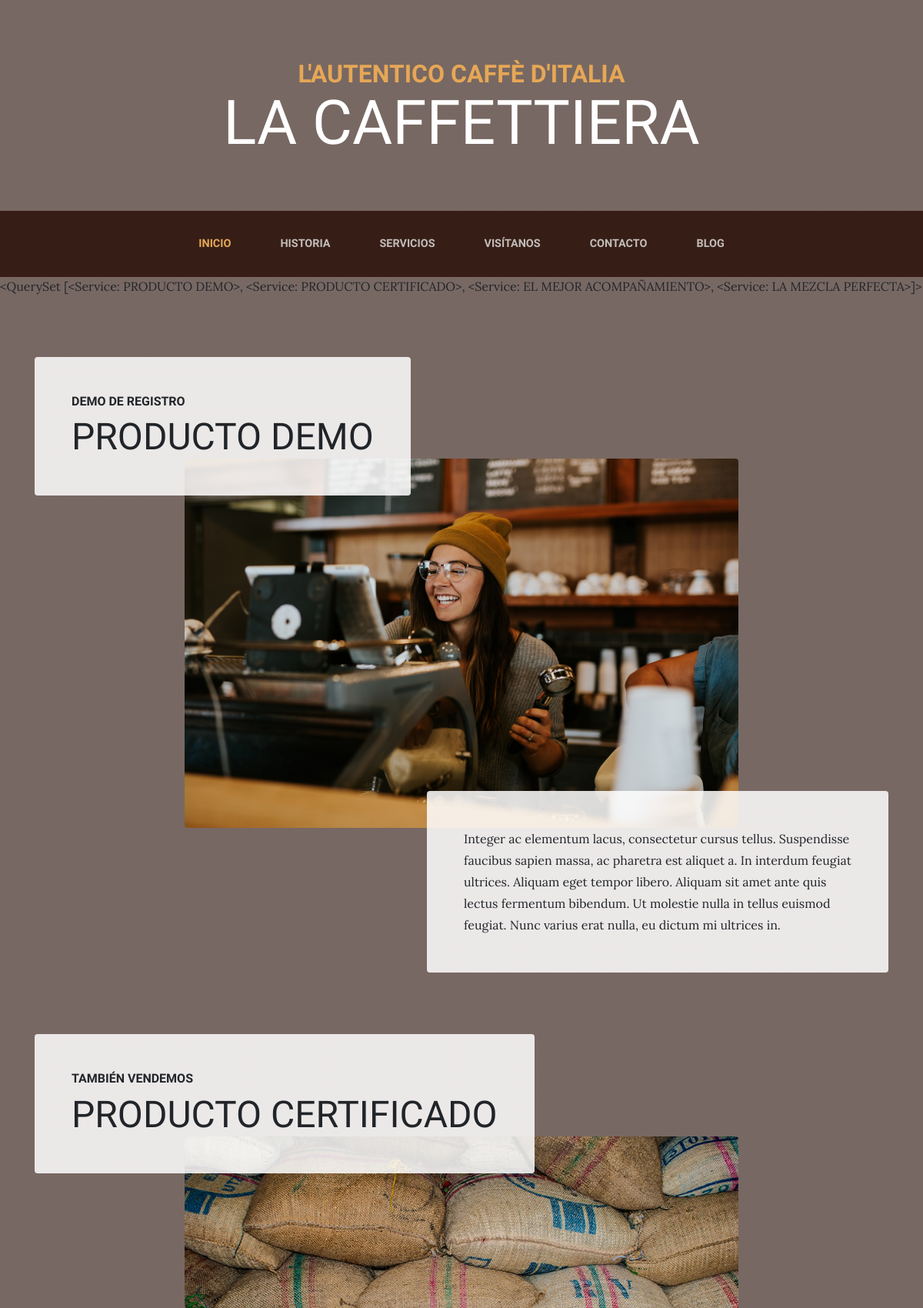
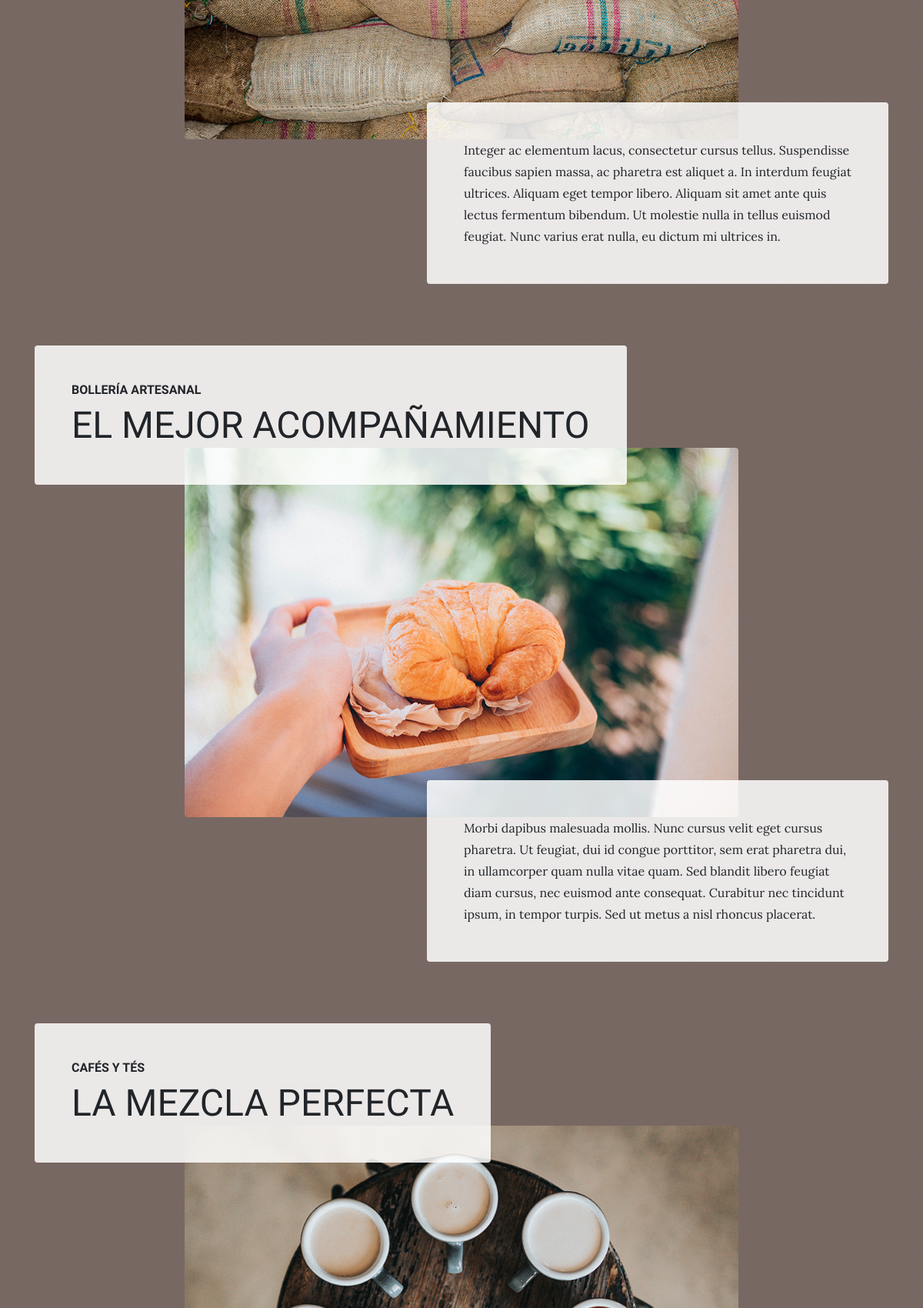
Page /services/ (upper part) on the committed database (2 pictures, top to bottom).
### services/models.py (models this page shows)
class Service(models.Model):
    title = models.CharField(max_length=200, verbose_name="Título")
    subtitle = models.CharField(max_length=200, verbose_name="Subtítulo")
    content = models.TextField(verbose_name="Contenido")
    image = models.ImageField(verbose_name="Imagen", upload_to="services")
    created = models.DateTimeField(auto_now_add=True, verbose_name="Fecha de creación")
    updated = models.DateTimeField(auto_now=True, verbose_name="Fecha de edición")
    class Meta:
        verbose_name = "servicio"
        verbose_name_plural = "servicios"
        ordering = ['-created']
    def __str__(self):
        return self.title

### services/views.py (the view)
# urls.py: path('', views.services, name='services'),
def services(request):
    services = Service.objects.all()
    return render(request, 'services/services.html', {'services': services})

### pages/templatetags/pages_extras.py (called while the page is built)
@register.simple_tag
def get_page_list():
    pages = Page.objects.all()
    return pages

### social/processors.py (called while the page is built)
def ctx_dict(request):
    ctx = {}
    links = Link.objects.all()
    for link in links:
        ctx[link.key] = link.url
    return ctx

### services/templates/services/services.html (shortened to what this page needs)
{% extends 'core/base.html' %}
{% load static %}
{% block content %}
{{ services }}
{% for service in services %}
    <section class="page-section">
      <div class="container">
        <div class="product-item">
          <div class="product-item-title d-flex">
            <div class="bg-faded p-5 d-flex mr-auto rounded">
              <h2 class="section-heading mb-0">
                <span class="section-heading-upper">{{service.subtitle}}</span>
                <span class="section-heading-lower">{{service.title}}</span>
              </h2>
            </div>
          </div>
          <img class="product-item-img mx-auto d-flex rounded img-fluid mb-3 mb-lg-0" src="{{service.image.url}}" alt="">
          <div class="product-item-description d-flex ml-auto">
            <div class="bg-faded p-5 rounded">
              <p class="mb-0">{{service.content}}</p>
            </div>
          </div>
        </div>
      </div>
    </section>
{% endfor %}
{% endblock %}

### core/templates/core/base.html (shortened to what this page needs)
<!DOCTYPE html>
<html lang="es">
  <head>
    {% load static %}
    <link href="{% static 'core/vendor/bootstrap/css/bootstrap.min.css' %}" rel="stylesheet">
    <link href="{% static 'core/vendor/font-awesome/css/font-awesome.min.css' %}" rel="stylesheet" type="text/css">
    <link href="{% static 'core/css/business-casual.css' %}" rel="stylesheet">
  </head>
  <body>
    <h1 class="site-heading text-center text-white d-none d-lg-block">
      <span class="site-heading-upper text-primary mb-3">L'autentico caffè d'italia</span>
      <span class="site-heading-lower">La Caffettiera</span>
    </h1>
    <nav class="navbar navbar-expand-lg navbar-dark py-lg-4" id="mainNav">
      <div class="container">
        <div class="collapse navbar-collapse" id="navbarResponsive">
          <ul class="navbar-nav mx-auto">
            <li class="nav-item active px-lg-4">
              <a class="nav-link text-uppercase text-expanded" href="{% url 'home' %}">Inicio</a>
            </li>
            <li class="nav-item px-lg-4">
              <a class="nav-link text-uppercase text-expanded" href="{% url 'about' %}">Historia</a>
            </li>
            <li class="nav-item px-lg-4">
              <a class="nav-link text-uppercase text-expanded" href="{% url 'services' %}">Servicios</a>
            </li>
            <li class="nav-item px-lg-4">
              <a class="nav-link text-uppercase text-expanded" href="{% url 'store' %}">Visítanos</a>
            </li>
            <li class="nav-item px-lg-4">
              <a class="nav-link text-uppercase text-expanded" href="{% url 'contact' %}">Contacto</a>
            </li>
            <li class="nav-item px-lg-4">
              <a class="nav-link text-uppercase text-expanded" href="{% url 'blog' %}">Blog</a>
            </li>
          </ul>
        </div>
      </div>
    </nav>
    {% block content %} {% endblock %}
        {% load pages_extras %}
        {% get_page_list as page_list %}
  </body>
</html>

### core/static/core/css/business-casual.css (style rules this page uses)
body { font-family: 'Lora'; background: linear-gradient(rgba(47, 23, 15, 0.65), rgba(47, 23, 15, 0.65)), url("../img/bg.jpg"); background-attachment: fixed; background-position: center; background-size: cover; }
h1, h2, h3, h4, h5, h6 { font-family: 'Raleway'; }
p { line-height: 1.75; }
.site-heading { margin-top: 5rem; margin-bottom: 5rem; text-transform: uppercase; line-height: 1; font-family: 'Raleway'; }
.site-heading .site-heading-upper { display: block; font-size: 2rem; font-weight: 800; }
.site-heading .site-heading-lower { font-size: 5rem; font-weight: 100; line-height: 4rem; }
.page-section { margin-top: 5rem; margin-bottom: 5rem; }
.section-heading { text-transform: uppercase; }
.section-heading .section-heading-upper { display: block; font-size: 1rem; font-weight: 800; padding-bottom:.5rem; }
.section-heading .section-heading-lower { display: block; font-size: 3rem; font-weight: 100; }
.bg-faded { background-color: rgba(255, 255, 255, 0.85); }
#mainNav { background-color: rgba(47, 23, 15, 0.9); font-family: 'Raleway'; }
#mainNav .navbar-nav .nav-item .nav-link { color: rgba(255, 255, 255, 0.7); font-weight: 800; }
#mainNav .navbar-nav .nav-item.active .nav-link { color: #e6a756; }
@media (min-width: 992px) { #mainNav .navbar-nav .nav-item .nav-link { font-size: 0.9rem; } }
@media (min-width: 992px) { .product-item .product-item-title { position: relative; z-index: 1; margin-bottom: -3rem; } }
@media (min-width: 992px) { .product-item .product-item-img { position: relative; z-index: 0; max-width: 60vw; } }
@media (min-width: 992px) { .product-item .product-item-description { position: relative; z-index: 1; margin-top: -3rem; max-width: 50vw; } }
.text-primary { color: #e6a756 !important; }

### rows in the picture
Service: title.title "<QuerySet [<Service: PRODUCTO DEMO>, <Service: PRODUCTO CERTIFICADO>, <Service: EL MEJOR ACOMPAÑAMIENTO>, <Service: LA MEZCLA PERFECTA>]>", subtitle "DEMO DE REGISTRO", title "PRODUCTO DEMO", image (picture), content "Integer ac elementum lacus, consectetur cursus tellus. Suspendisse faucibus sapien massa, ac pharetra est aliquet a. In interdum feugiat ultrices. Aliquam eget tempor libero. Aliquam sit amet ante quis lectus fermentum bibendum. Ut molestie nulla in tellus euismod feugiat. Nunc varius erat nulla, eu dictum mi ultrices in."
Service: subtitle "TAMBIÉN VENDEMOS", title "PRODUCTO CERTIFICADO", image (picture), content "Integer ac elementum lacus, consectetur cursus tellus. Suspendisse faucibus sapien massa, ac pharetra est aliquet a. In interdum feugiat ultrices. Aliquam eget tempor libero. Aliquam sit amet ante quis lectus fermentum bibendum. Ut molestie nulla in tellus euismod feugiat. Nunc varius erat nulla, eu dictum mi ultrices in."
Service: subtitle "BOLLERÍA ARTESANAL", title "EL MEJOR ACOMPAÑAMIENTO", image (picture), content "Morbi dapibus malesuada mollis. Nunc cursus velit eget cursus pharetra. Ut feugiat, dui id congue porttitor, sem erat pharetra dui, in ullamcorper quam nulla vitae quam. Sed blandit libero feugiat diam cursus, nec euismod ante consequat. Curabitur nec tincidunt ipsum, in tempor turpis. Sed ut metus a nisl rhoncus placerat."
Service: subtitle "CAFÉS Y TÉS", title "LA MEZCLA PERFECTA", image (picture)
